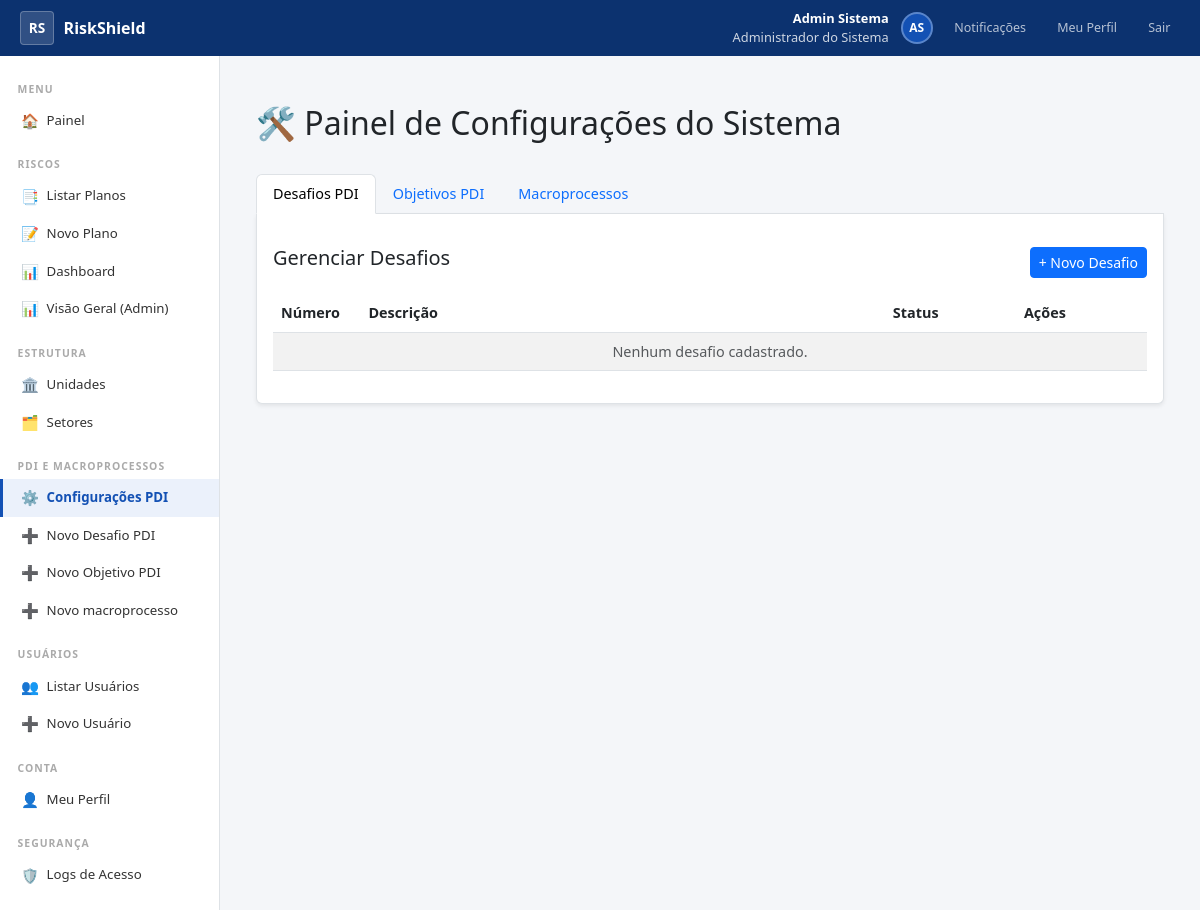
Page /configuracao/ (signed in) on the earlier database version.
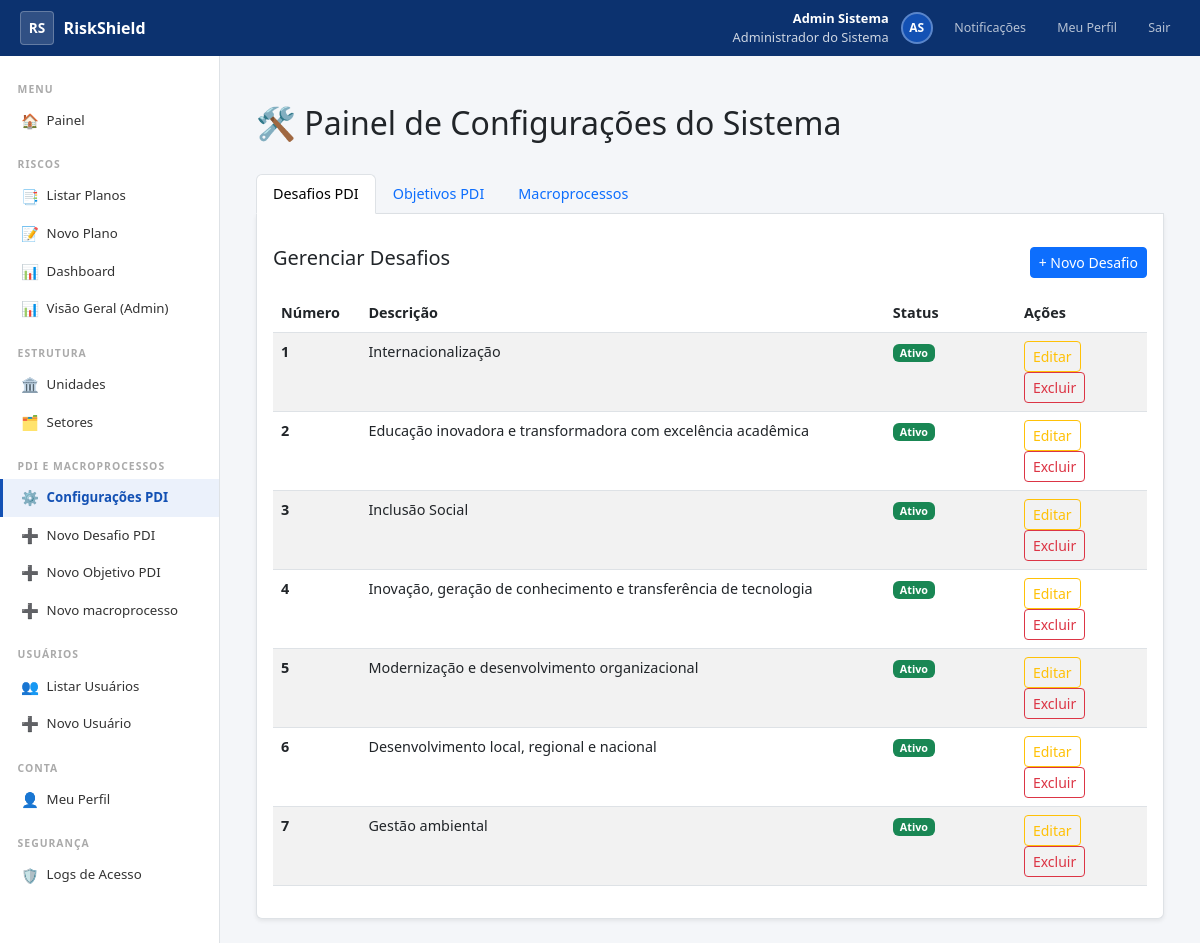
Same page on the later database version.
### configuracao/models.py (models this page shows, shortened)
class DesafioPDI(models.Model):
    numero = models.IntegerField()
    descricao = models.CharField(max_length=300)
    ativo = models.BooleanField(default=True)
    criado_em = models.DateTimeField(auto_now_add=True)
    deleted_at = models.DateTimeField(null=True, blank=True)
    class Meta:
        verbose_name = 'Desafio PDI'
        verbose_name_plural = 'Desafios PDI'
        ordering = ['numero']
    def __str__(self):
        return f"Desafio {self.numero} - {str(self.descricao)[:50]}"

### configuracao/views.py (the view)
# urls.py: path('', views.painel_configuracao, name='painel_configuracao'),
@requer_pode_configurar
def painel_configuracao(request):
    desafios = DesafioPDI.objects.filter(deleted_at__isnull=True)
    objetivos = ObjetivoPDI.objects.filter(deleted_at__isnull=True)
    macroprocessos = Macroprocesso.objects.filter(deleted_at__isnull=True)
    return render(request, 'configuracao/painel.html', {
        'desafios': desafios,
        'objetivos': objetivos,
        'macroprocessos': macroprocessos,
    })

### accounts/managers.py (called while the page is built)
    def get_queryset(self):
        return super().get_queryset().filter(deleted_at__isnull=True)

### accounts/models.py (called while the page is built)
    def get_nome_completo(self):
        return f'{self.primeiro_nome} {self.sobrenome}'.strip()

    def get_iniciais(self):
        partes = self.get_nome_completo().split()
        if len(partes) >= 2:
            return f'{partes[0][0]}{partes[-1][0]}'.upper()
        return self.matricula[:2].upper()

    @property
    def is_admin(self):
        return self.perfil == Perfil.ADMIN

    @property
    def is_servidor(self):
        return self.perfil == Perfil.SERVIDOR

    @property
    def pode_criar_usuario(self):
        return self.perfil in (Perfil.ADMIN, Perfil.GESTOR_UNIDADE)

    @property
    def pode_gerenciar_usuarios(self):
        return self.perfil in (Perfil.ADMIN, Perfil.GESTOR_UNIDADE, Perfil.GESTOR_SETOR)

    @property
    def pode_ver_logs(self):
        return self.perfil == Perfil.ADMIN

### riscos/context_processors.py (called while the page is built)
def notificacoes(request):
    if not request.user.is_authenticated:
        return {}
    from riscos.models import Notificacao
    count = Notificacao.objects.filter(usuario=request.user, lida=False).count()
    return {'notificacoes_count': count}

### templates/configuracao/painel.html (shortened to what this page needs)
{% extends 'base_sistema.html' %}
{% block content %}
<div class="container mt-4">
    <div class="d-flex justify-content-between align-items-center mb-4">
        <h2>🛠️ Painel de Configurações do Sistema</h2>
    </div>
    <ul class="nav nav-tabs" id="configTabs" role="tablist">
        <li class="nav-item" role="presentation">
            <button class="nav-link active" id="desafios-tab" data-bs-toggle="tab" data-bs-target="#desafios" type="button" role="tab">Desafios PDI</button>
        </li>
        <li class="nav-item" role="presentation">
            <button class="nav-link" id="objetivos-tab" data-bs-toggle="tab" data-bs-target="#objetivos" type="button" role="tab">Objetivos PDI</button>
        </li>
        <li class="nav-item" role="presentation">
            <button class="nav-link" id="macro-tab" data-bs-toggle="tab" data-bs-target="#macro" type="button" role="tab">Macroprocessos</button>
        </li>
    </ul>
    <div class="tab-content bg-white p-3 border border-top-0 rounded-bottom shadow-sm" id="configTabsContent">
        <div class="tab-pane fade show active" id="desafios" role="tabpanel">
            <div class="d-flex justify-content-between align-items-center my-3">
                <h5>Gerenciar Desafios</h5>
                <a href="{% url 'configuracao:desafio_criar' %}" class="btn btn-sm btn-primary">+ Novo Desafio</a>
            </div>
            <table class="table table-striped table-hover">
                <thead>
                    <tr>
                        <th style="width: 10%;">Número</th>
                        <th>Descrição</th>
                        <th style="width: 15%;">Status</th>
                        <th style="width: 15%;">Ações</th>
                    </tr>
                </thead>
                <tbody>
                    {% for desafio in desafios %}
                    <tr>
                        <td><strong>{{ desafio.numero }}</strong></td>
                        <td>{{ desafio.descricao }}</td>
                        <td>
                            {% if desafio.ativo %}
                                <span class="badge bg-success">Ativo</span>
                            {% else %}
                                <span class="badge bg-secondary">Inativo</span>
                            {% endif %}
                        </td>
                        <td>
                            <a href="{% url 'configuracao:desafio_editar' desafio.pk %}" class="btn btn-sm btn-outline-warning">Editar</a>
                            <a href="{% url 'configuracao:desafio_deletar' desafio.pk %}" class="btn btn-sm btn-outline-danger">Excluir</a>
                        </td>
                    </tr>
                    {% empty %}
                    <tr><td colspan="4" class="text-center text-muted">Nenhum desafio cadastrado.</td></tr>
                    {% endfor %}
                </tbody>
            </table>
        </div>
    </div>
</div>
{% endblock %}

Differences in the rows shown:
added DesafioPDI: numero "1", descricao "Internacionalização", ativo "Ativo"
added DesafioPDI: numero "2", descricao "Educação inovadora e transformadora com excelência acadêmica", ativo "Ativo"
added DesafioPDI: numero "3", descricao "Inclusão Social", ativo "Ativo"
added DesafioPDI: numero "4", descricao "Inovação, geração de conhecimento e transferência de tecnologia", ativo "Ativo"
added DesafioPDI: numero "5", descricao "Modernização e desenvolvimento organizacional", ativo "Ativo"
added DesafioPDI: numero "6", descricao "Desenvolvimento local, regional e nacional", ativo "Ativo"
added DesafioPDI: numero "7", descricao "Gestão ambiental", ativo "Ativo"
Other differences:
text no longer shown: "Nenhum desafio cadastrado."
